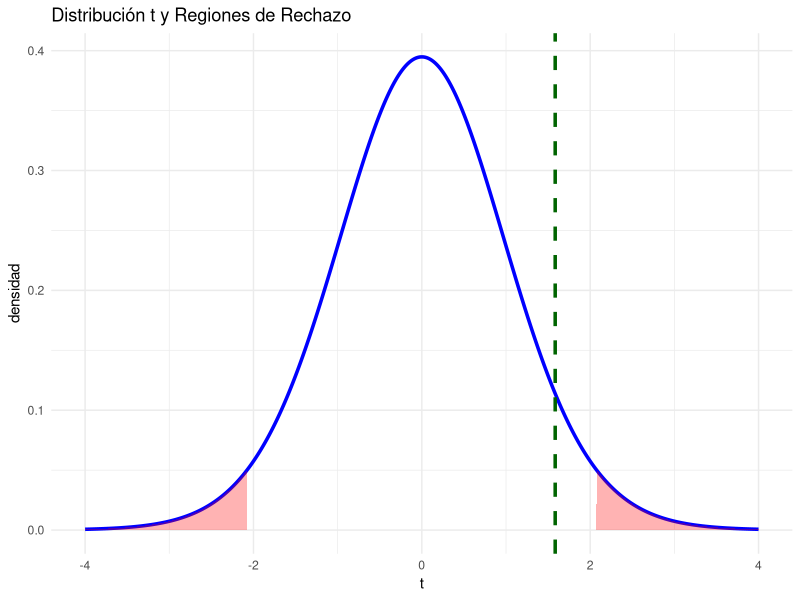

Write R code to recreate this figure.
# ==============================================================================
# CAPÍTULO 2: PRUEBA DE HIPÓTESIS
# ==============================================================================

cat("=== PRUEBA DE HIPÓTESIS (Prueba t) ===\n\n")
set.seed(123)

n <- 25
mu_hipotetico <- 100
datos <- rnorm(n, mean = 105, sd = 15)

x_barra <- mean(datos)
s <- sd(datos)

cat("n =", n, "\n")
cat("X̄ =", round(x_barra, 2), "\n")
cat("s =", round(s, 2), "\n\n")

cat("H₀: μ =", mu_hipotetico, "\n")
cat("H₁: μ ≠", mu_hipotetico, "\n\n")

t_stat <- (x_barra - mu_hipotetico) / (s / sqrt(n))
df <- n - 1
t_critico <- qt(0.975, df)
p_valor <- 2 * pt(-abs(t_stat), df)

cat("Estadístico t =", round(t_stat, 3), "\n")
cat("Valor crítico =", round(t_critico, 3), "\n")
cat("P-valor =", round(p_valor, 4), "\n\n")

if (p_valor < 0.05) {
  cat("Decisión: RECHAZAR H₀\n\n")
} else {
  cat("Decisión: NO RECHAZAR H₀\n\n")
}

ic_lower <- x_barra - t_critico * (s / sqrt(n))
ic_upper <- x_barra + t_critico * (s / sqrt(n))

cat("IC 95%: [", round(ic_lower, 2), ",", round(ic_upper, 2), "]\n\n")

library(ggplot2)

t_seq <- seq(-4, 4, length.out = 500)
dt_vals <- dt(t_seq, df)

df_plot <- data.frame(t = t_seq, densidad = dt_vals)

p <- ggplot(df_plot, aes(x = t, y = densidad)) +
  geom_line(size = 1.2, color = "blue") +
  geom_area(data = subset(df_plot, t < -t_critico), 
            aes(x = t, y = densidad), fill = "red", alpha = 0.3) +
  geom_area(data = subset(df_plot, t > t_critico), 
            aes(x = t, y = densidad), fill = "red", alpha = 0.3) +
  geom_vline(xintercept = t_stat, color = "darkgreen", 
             linetype = "dashed", size = 1.2) +
  labs(title = "Distribución t y Regiones de Rechazo") +
  theme_minimal()

ggsave("../figuras/prueba_t_ic.pdf", p, width = 10, height = 6)
cat("Gráfico guardado\n")
